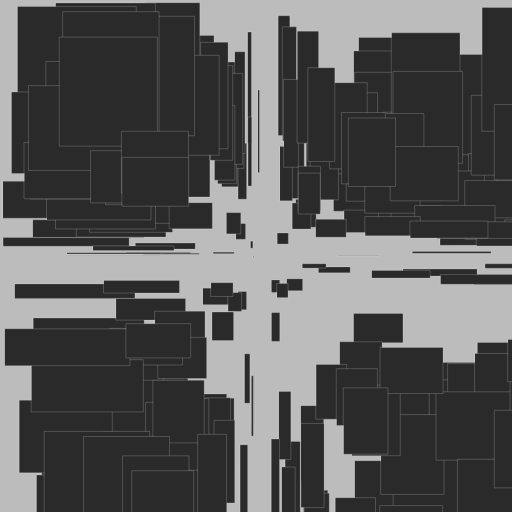
Frame 1 (no input)
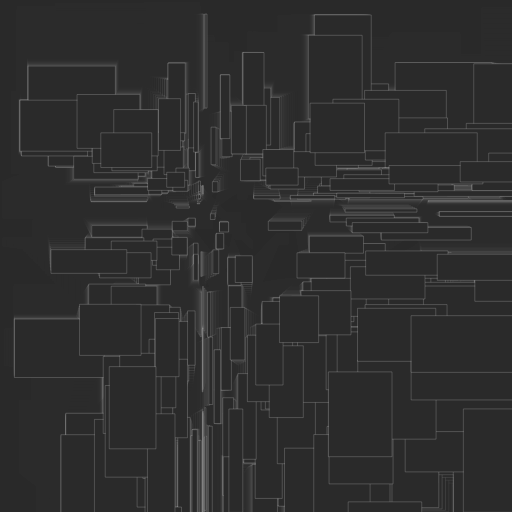
Frame 60 (no input)
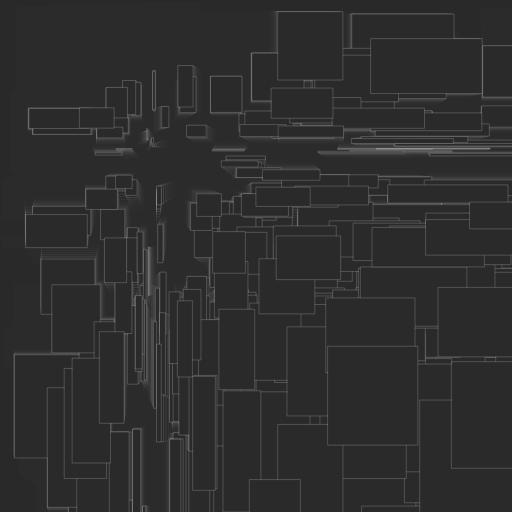
Frame 120 (the mouse pressed at the canvas centre since frame 60)

The p5.js sketch that drew these frames (run headless with seeded random() and noise() and a simulated clock; from frame 60 on, the mouse is pressed at the canvas centre):

// p5.js sketch
// ── sketch.js
const SIZE = 512;

const count = 256;

let xs = [];
let ys = [];
let nxs = [];
let nys = [];

let fx = SIZE/2;
let nfx = SIZE/4;
let fy = SIZE/2;
let nfy = SIZE/4;

let t = 0;
let ft = 0;

let g = 128;
let b = 64;

function setup() {
  createCanvas(SIZE, SIZE);
  for(let i = 0; i < count; i++){
    xs.push(random(0, SIZE));
    ys.push(random(0, SIZE));
    nxs.push(random(0, SIZE));
    nys.push(random(0, SIZE));
  }
}

function draw() {
  background(42, 80);
  stroke(242);
  strokeWeight(0.2);
  fill(42);

  t += 0.005;
  ft += 0.007;

  if (t > 1) {
    t = 0;
    for(let i = 0; i < count; i++){
      xs[i] = nxs[i];
      ys[i] = nys[i];
      nxs[i] = random(0, SIZE);
      nys[i] = random(0, SIZE);
      g = random(0, 100);
      b = random(0, 100);
    }
  }

  if (ft > 1) {
    ft = 0;
    fx = nfx;
    fy = nfy;
    nfx = random(0, SIZE);
    nfy = random(0, SIZE);
  }

  let cfx = lerp(fx, nfx, ft);
  let cfy = lerp(fy, nfy, ft);

  for (let i = 0; i < count; i++) {
    let x = lerp(xs[i], nxs[i], t);
    let y = lerp(ys[i], nys[i], t);
    let d = dist(x, y, cfx, cfy);
    // strokeWeight(min(1, (24 * 1/d)));
    // stroke(444 * d/SIZE, g, b * SIZE/d);
    // line(x, y, y+(cfy-y)/4, x+(cfx-x)/4);
    rect(x, y, (cfx-x)/2, (cfy-y)/2);
  }
}
